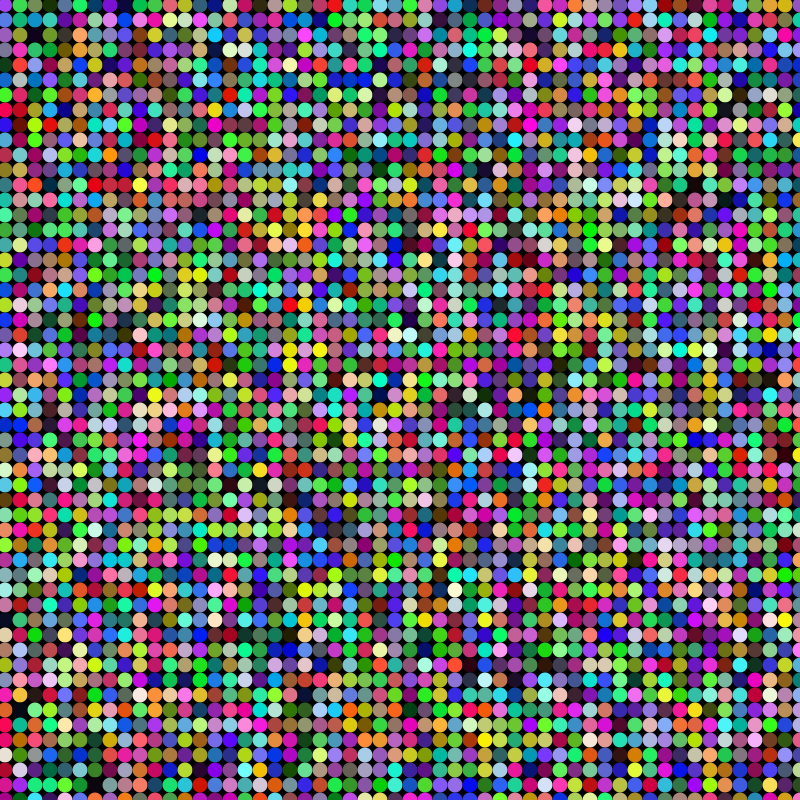
Frame 1 (no input)
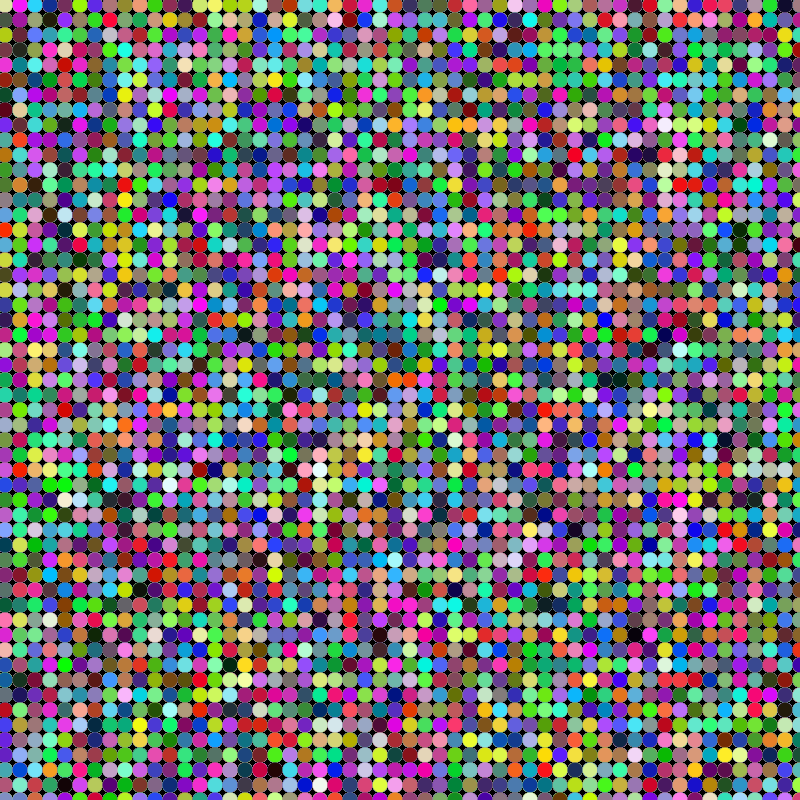
Frame 60 (the mouse pressed at the canvas centre just before this capture)
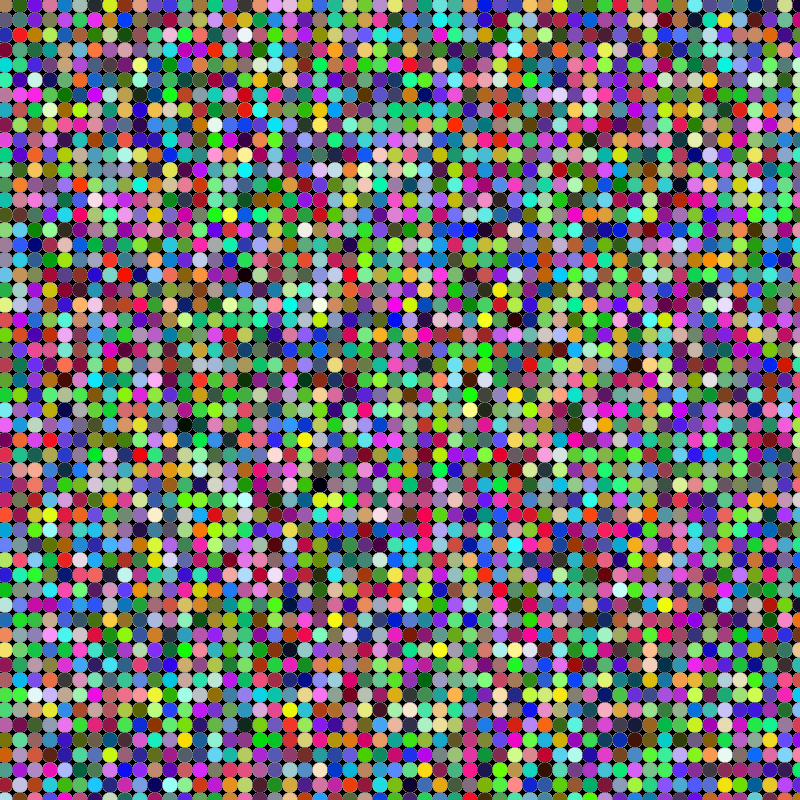
Frame 120 (the mouse held since frame 60 and released just before this capture)

The Processing sketch that drew these frames (run headless with seeded random() and noise(); from frame 60 on, the mouse is pressed at the canvas centre):

// Processing sketch: processing_117278
// ── processing_117278.pde

//For Design3 background

int dx = 15, dy = 15;

void setup(){
  size (800, 800); // Define display window size
  background(0); // set background to black
  smooth();
}

void draw() {
  for (int y = 5; y <= height; y = y+dy) {
    for (int x = 5; x <=width; x = x +dx) {

      if (x <= 15) {
        fill(random(255), random(255), random(255));
      }
      else {
        fill(random(255), random(255), random(255));
      }
      ellipse (x, y, 15, 15);
      frameRate(24);
      noStroke(); //no outline
    }
  }
}
